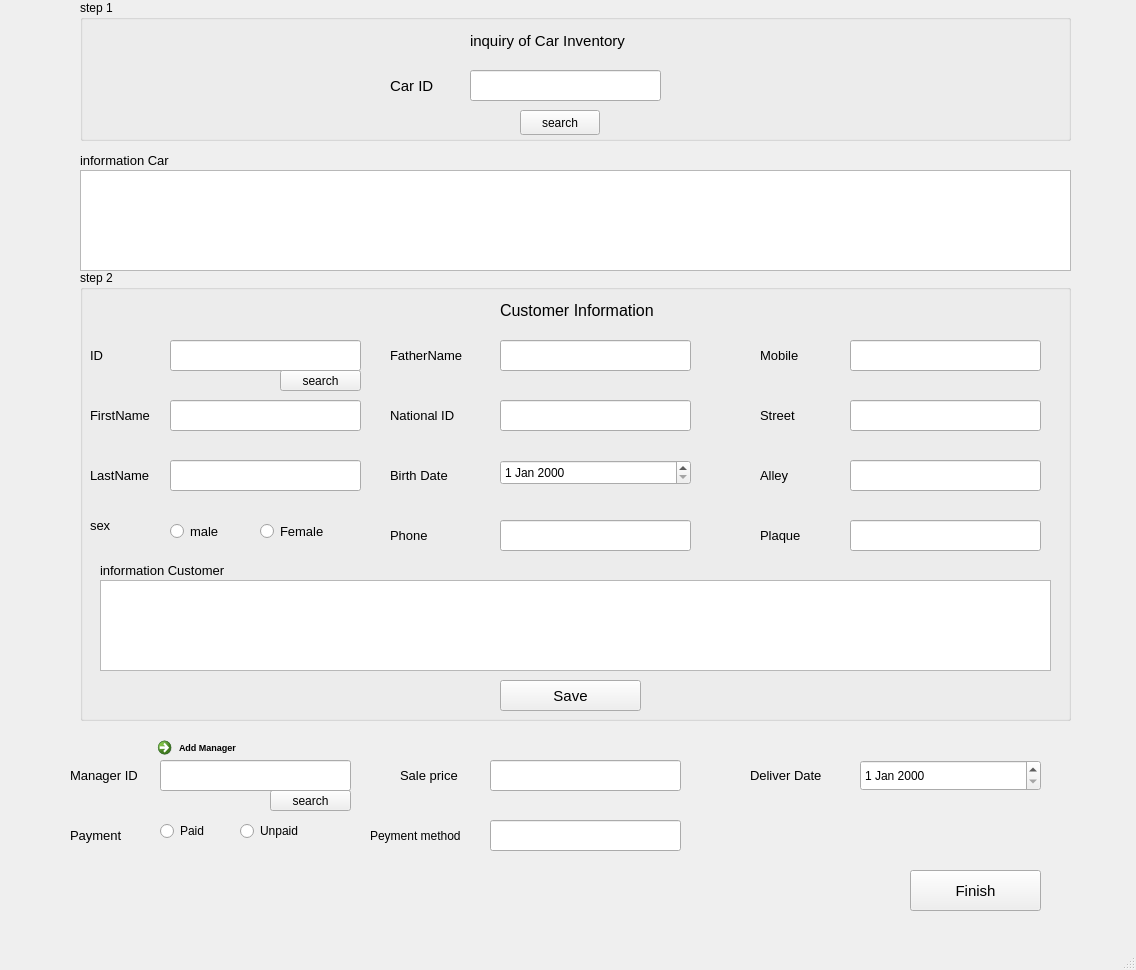
<?xml version="1.0" encoding="UTF-8"?>
<ui version="4.0">
 <class>Sale</class>
 <widget class="QMainWindow" name="Sale">
  <property name="geometry">
   <rect>
    <x>0</x>
    <y>0</y>
    <width>1136</width>
    <height>970</height>
   </rect>
  </property>
  <property name="windowTitle">
   <string>MainWindow</string>
  </property>
  <widget class="QWidget" name="centralwidget">
   <widget class="QPushButton" name="searchIDmgr">
    <property name="geometry">
     <rect>
      <x>270</x>
      <y>790</y>
      <width>81</width>
      <height>21</height>
     </rect>
    </property>
    <property name="text">
     <string>search</string>
    </property>
   </widget>
   <widget class="QLabel" name="label_4">
    <property name="geometry">
     <rect>
      <x>80</x>
      <y>150</y>
      <width>201</width>
      <height>21</height>
     </rect>
    </property>
    <property name="font">
     <font>
      <pointsize>10</pointsize>
     </font>
    </property>
    <property name="text">
     <string>information Car</string>
    </property>
   </widget>
   <widget class="QLabel" name="label_20">
    <property name="geometry">
     <rect>
      <x>400</x>
      <y>760</y>
      <width>101</width>
      <height>31</height>
     </rect>
    </property>
    <property name="font">
     <font>
      <pointsize>10</pointsize>
     </font>
    </property>
    <property name="text">
     <string>Sale price</string>
    </property>
   </widget>
   <widget class="QLineEdit" name="lineEdit_paymethod">
    <property name="geometry">
     <rect>
      <x>490</x>
      <y>820</y>
      <width>191</width>
      <height>31</height>
     </rect>
    </property>
    <property name="echoMode">
     <enum>QLineEdit::Normal</enum>
    </property>
   </widget>
   <widget class="QLabel" name="label_46">
    <property name="geometry">
     <rect>
      <x>750</x>
      <y>760</y>
      <width>101</width>
      <height>31</height>
     </rect>
    </property>
    <property name="font">
     <font>
      <pointsize>10</pointsize>
     </font>
    </property>
    <property name="text">
     <string>Deliver Date</string>
    </property>
   </widget>
   <widget class="QLineEdit" name="lineEdit_mgrID">
    <property name="geometry">
     <rect>
      <x>160</x>
      <y>760</y>
      <width>191</width>
      <height>31</height>
     </rect>
    </property>
    <property name="echoMode">
     <enum>QLineEdit::Normal</enum>
    </property>
   </widget>
   <widget class="QLabel" name="label_45">
    <property name="geometry">
     <rect>
      <x>370</x>
      <y>820</y>
      <width>141</width>
      <height>31</height>
     </rect>
    </property>
    <property name="font">
     <font>
      <pointsize>9</pointsize>
     </font>
    </property>
    <property name="text">
     <string>Peyment method</string>
    </property>
   </widget>
   <widget class="QLineEdit" name="lineEdit_salePrice">
    <property name="geometry">
     <rect>
      <x>490</x>
      <y>760</y>
      <width>191</width>
      <height>31</height>
     </rect>
    </property>
    <property name="echoMode">
     <enum>QLineEdit::Normal</enum>
    </property>
   </widget>
   <widget class="QDateEdit" name="dateEdit_deliver">
    <property name="geometry">
     <rect>
      <x>860</x>
      <y>760</y>
      <width>181</width>
      <height>31</height>
     </rect>
    </property>
   </widget>
   <widget class="QLabel" name="label_19">
    <property name="geometry">
     <rect>
      <x>70</x>
      <y>760</y>
      <width>101</width>
      <height>31</height>
     </rect>
    </property>
    <property name="font">
     <font>
      <pointsize>10</pointsize>
     </font>
    </property>
    <property name="text">
     <string>Manager ID</string>
    </property>
   </widget>
   <widget class="QGroupBox" name="groupbox_car">
    <property name="geometry">
     <rect>
      <x>80</x>
      <y>0</y>
      <width>991</width>
      <height>141</height>
     </rect>
    </property>
    <property name="font">
     <font>
      <pointsize>9</pointsize>
     </font>
    </property>
    <property name="title">
     <string>step 1</string>
    </property>
    <widget class="QLabel" name="label">
     <property name="geometry">
      <rect>
       <x>90</x>
       <y>70</y>
       <width>161</width>
       <height>41</height>
      </rect>
     </property>
     <property name="text">
      <string/>
     </property>
    </widget>
    <widget class="QLabel" name="label_2">
     <property name="geometry">
      <rect>
       <x>390</x>
       <y>20</y>
       <width>201</width>
       <height>41</height>
      </rect>
     </property>
     <property name="font">
      <font>
       <pointsize>11</pointsize>
      </font>
     </property>
     <property name="text">
      <string>inquiry of Car Inventory </string>
     </property>
    </widget>
    <widget class="QLabel" name="label_3">
     <property name="geometry">
      <rect>
       <x>310</x>
       <y>50</y>
       <width>71</width>
       <height>71</height>
      </rect>
     </property>
     <property name="font">
      <font>
       <pointsize>11</pointsize>
      </font>
     </property>
     <property name="text">
      <string>Car ID</string>
     </property>
    </widget>
    <widget class="QLineEdit" name="lineEdit_carID">
     <property name="geometry">
      <rect>
       <x>390</x>
       <y>70</y>
       <width>191</width>
       <height>31</height>
      </rect>
     </property>
     <property name="echoMode">
      <enum>QLineEdit::Normal</enum>
     </property>
    </widget>
    <widget class="QPushButton" name="pushButton_inquiryCar">
     <property name="geometry">
      <rect>
       <x>440</x>
       <y>110</y>
       <width>80</width>
       <height>25</height>
      </rect>
     </property>
     <property name="text">
      <string>search</string>
     </property>
    </widget>
    <widget class="QLabel" name="label_23">
     <property name="geometry">
      <rect>
       <x>380</x>
       <y>140</y>
       <width>201</width>
       <height>41</height>
      </rect>
     </property>
     <property name="font">
      <font>
       <pointsize>11</pointsize>
      </font>
     </property>
     <property name="text">
      <string>inquiry of Car Inventory </string>
     </property>
    </widget>
   </widget>
   <widget class="QGroupBox" name="groupBox">
    <property name="geometry">
     <rect>
      <x>80</x>
      <y>270</y>
      <width>991</width>
      <height>451</height>
     </rect>
    </property>
    <property name="font">
     <font>
      <pointsize>9</pointsize>
     </font>
    </property>
    <property name="title">
     <string>step 2</string>
    </property>
    <widget class="QLabel" name="label_5">
     <property name="geometry">
      <rect>
       <x>420</x>
       <y>30</y>
       <width>241</width>
       <height>21</height>
      </rect>
     </property>
     <property name="font">
      <font>
       <pointsize>12</pointsize>
      </font>
     </property>
     <property name="text">
      <string>Customer Information</string>
     </property>
    </widget>
    <widget class="QLabel" name="label_6">
     <property name="geometry">
      <rect>
       <x>10</x>
       <y>70</y>
       <width>31</width>
       <height>31</height>
      </rect>
     </property>
     <property name="font">
      <font>
       <pointsize>10</pointsize>
      </font>
     </property>
     <property name="text">
      <string>ID</string>
     </property>
    </widget>
    <widget class="QLineEdit" name="lineEdit_cuID">
     <property name="geometry">
      <rect>
       <x>90</x>
       <y>70</y>
       <width>191</width>
       <height>31</height>
      </rect>
     </property>
     <property name="echoMode">
      <enum>QLineEdit::Normal</enum>
     </property>
    </widget>
    <widget class="QLineEdit" name="lineEdit_cuLname">
     <property name="geometry">
      <rect>
       <x>90</x>
       <y>190</y>
       <width>191</width>
       <height>31</height>
      </rect>
     </property>
     <property name="echoMode">
      <enum>QLineEdit::Normal</enum>
     </property>
    </widget>
    <widget class="QLineEdit" name="lineEdit_cuFname">
     <property name="geometry">
      <rect>
       <x>90</x>
       <y>130</y>
       <width>191</width>
       <height>31</height>
      </rect>
     </property>
     <property name="echoMode">
      <enum>QLineEdit::Normal</enum>
     </property>
    </widget>
    <widget class="QLineEdit" name="lineEdit_cumobile">
     <property name="geometry">
      <rect>
       <x>770</x>
       <y>70</y>
       <width>191</width>
       <height>31</height>
      </rect>
     </property>
     <property name="echoMode">
      <enum>QLineEdit::Normal</enum>
     </property>
    </widget>
    <widget class="QLineEdit" name="lineEdit_cufathername">
     <property name="geometry">
      <rect>
       <x>420</x>
       <y>70</y>
       <width>191</width>
       <height>31</height>
      </rect>
     </property>
     <property name="echoMode">
      <enum>QLineEdit::Normal</enum>
     </property>
    </widget>
    <widget class="QLineEdit" name="lineEdit_cunationalID">
     <property name="geometry">
      <rect>
       <x>420</x>
       <y>130</y>
       <width>191</width>
       <height>31</height>
      </rect>
     </property>
     <property name="echoMode">
      <enum>QLineEdit::Normal</enum>
     </property>
    </widget>
    <widget class="QLineEdit" name="lineEdit_cuphone">
     <property name="geometry">
      <rect>
       <x>420</x>
       <y>250</y>
       <width>191</width>
       <height>31</height>
      </rect>
     </property>
     <property name="echoMode">
      <enum>QLineEdit::Normal</enum>
     </property>
    </widget>
    <widget class="QLineEdit" name="lineEdit_custreet">
     <property name="geometry">
      <rect>
       <x>770</x>
       <y>130</y>
       <width>191</width>
       <height>31</height>
      </rect>
     </property>
     <property name="echoMode">
      <enum>QLineEdit::Normal</enum>
     </property>
    </widget>
    <widget class="QLineEdit" name="lineEdit_cualley">
     <property name="geometry">
      <rect>
       <x>770</x>
       <y>190</y>
       <width>191</width>
       <height>31</height>
      </rect>
     </property>
     <property name="echoMode">
      <enum>QLineEdit::Normal</enum>
     </property>
    </widget>
    <widget class="QLineEdit" name="lineEdit_cuplaque">
     <property name="geometry">
      <rect>
       <x>770</x>
       <y>250</y>
       <width>191</width>
       <height>31</height>
      </rect>
     </property>
     <property name="echoMode">
      <enum>QLineEdit::Normal</enum>
     </property>
    </widget>
    <widget class="QLabel" name="label_7">
     <property name="geometry">
      <rect>
       <x>10</x>
       <y>130</y>
       <width>101</width>
       <height>31</height>
      </rect>
     </property>
     <property name="font">
      <font>
       <pointsize>10</pointsize>
      </font>
     </property>
     <property name="text">
      <string>FirstName</string>
     </property>
    </widget>
    <widget class="QLabel" name="label_8">
     <property name="geometry">
      <rect>
       <x>10</x>
       <y>190</y>
       <width>101</width>
       <height>31</height>
      </rect>
     </property>
     <property name="font">
      <font>
       <pointsize>10</pointsize>
      </font>
     </property>
     <property name="text">
      <string>LastName</string>
     </property>
    </widget>
    <widget class="QLabel" name="label_9">
     <property name="geometry">
      <rect>
       <x>10</x>
       <y>240</y>
       <width>51</width>
       <height>31</height>
      </rect>
     </property>
     <property name="font">
      <font>
       <pointsize>10</pointsize>
      </font>
     </property>
     <property name="text">
      <string>sex</string>
     </property>
    </widget>
    <widget class="QLabel" name="label_10">
     <property name="geometry">
      <rect>
       <x>310</x>
       <y>70</y>
       <width>101</width>
       <height>31</height>
      </rect>
     </property>
     <property name="font">
      <font>
       <pointsize>10</pointsize>
      </font>
     </property>
     <property name="text">
      <string>FatherName</string>
     </property>
    </widget>
    <widget class="QLabel" name="label_11">
     <property name="geometry">
      <rect>
       <x>310</x>
       <y>190</y>
       <width>101</width>
       <height>31</height>
      </rect>
     </property>
     <property name="font">
      <font>
       <pointsize>10</pointsize>
      </font>
     </property>
     <property name="text">
      <string>Birth Date</string>
     </property>
    </widget>
    <widget class="QLabel" name="label_12">
     <property name="geometry">
      <rect>
       <x>310</x>
       <y>250</y>
       <width>101</width>
       <height>31</height>
      </rect>
     </property>
     <property name="font">
      <font>
       <pointsize>10</pointsize>
      </font>
     </property>
     <property name="text">
      <string>Phone</string>
     </property>
    </widget>
    <widget class="QLabel" name="label_13">
     <property name="geometry">
      <rect>
       <x>680</x>
       <y>70</y>
       <width>101</width>
       <height>31</height>
      </rect>
     </property>
     <property name="font">
      <font>
       <pointsize>10</pointsize>
      </font>
     </property>
     <property name="text">
      <string>Mobile</string>
     </property>
    </widget>
    <widget class="QLabel" name="label_14">
     <property name="geometry">
      <rect>
       <x>680</x>
       <y>130</y>
       <width>101</width>
       <height>31</height>
      </rect>
     </property>
     <property name="font">
      <font>
       <pointsize>10</pointsize>
      </font>
     </property>
     <property name="text">
      <string>Street</string>
     </property>
    </widget>
    <widget class="QLabel" name="label_15">
     <property name="geometry">
      <rect>
       <x>680</x>
       <y>190</y>
       <width>101</width>
       <height>31</height>
      </rect>
     </property>
     <property name="font">
      <font>
       <pointsize>10</pointsize>
      </font>
     </property>
     <property name="text">
      <string>Alley</string>
     </property>
    </widget>
    <widget class="QLabel" name="label_16">
     <property name="geometry">
      <rect>
       <x>310</x>
       <y>130</y>
       <width>101</width>
       <height>31</height>
      </rect>
     </property>
     <property name="font">
      <font>
       <pointsize>10</pointsize>
      </font>
     </property>
     <property name="text">
      <string>National ID</string>
     </property>
    </widget>
    <widget class="QLabel" name="label_17">
     <property name="geometry">
      <rect>
       <x>680</x>
       <y>250</y>
       <width>101</width>
       <height>31</height>
      </rect>
     </property>
     <property name="font">
      <font>
       <pointsize>10</pointsize>
      </font>
     </property>
     <property name="text">
      <string>Plaque</string>
     </property>
    </widget>
    <widget class="QPushButton" name="searchID">
     <property name="geometry">
      <rect>
       <x>200</x>
       <y>100</y>
       <width>81</width>
       <height>21</height>
      </rect>
     </property>
     <property name="text">
      <string>search</string>
     </property>
    </widget>
    <widget class="QTableView" name="tableView_Customer">
     <property name="geometry">
      <rect>
       <x>20</x>
       <y>310</y>
       <width>951</width>
       <height>91</height>
      </rect>
     </property>
    </widget>
    <widget class="QLabel" name="label_18">
     <property name="geometry">
      <rect>
       <x>20</x>
       <y>290</y>
       <width>201</width>
       <height>21</height>
      </rect>
     </property>
     <property name="font">
      <font>
       <pointsize>10</pointsize>
      </font>
     </property>
     <property name="text">
      <string>information Customer</string>
     </property>
    </widget>
    <widget class="QDateEdit" name="dateEdit">
     <property name="geometry">
      <rect>
       <x>420</x>
       <y>190</y>
       <width>191</width>
       <height>25</height>
      </rect>
     </property>
    </widget>
    <widget class="QRadioButton" name="radioButton_m">
     <property name="geometry">
      <rect>
       <x>90</x>
       <y>250</y>
       <width>97</width>
       <height>22</height>
      </rect>
     </property>
     <property name="font">
      <font>
       <pointsize>10</pointsize>
      </font>
     </property>
     <property name="text">
      <string>male</string>
     </property>
    </widget>
    <widget class="QRadioButton" name="radioButton_f">
     <property name="geometry">
      <rect>
       <x>180</x>
       <y>250</y>
       <width>97</width>
       <height>22</height>
      </rect>
     </property>
     <property name="font">
      <font>
       <pointsize>10</pointsize>
      </font>
     </property>
     <property name="text">
      <string>Female</string>
     </property>
    </widget>
    <widget class="QPushButton" name="btn_save">
     <property name="geometry">
      <rect>
       <x>420</x>
       <y>410</y>
       <width>141</width>
       <height>31</height>
      </rect>
     </property>
     <property name="font">
      <font>
       <pointsize>11</pointsize>
      </font>
     </property>
     <property name="text">
      <string>Save</string>
     </property>
    </widget>
   </widget>
   <widget class="QPushButton" name="finish">
    <property name="geometry">
     <rect>
      <x>910</x>
      <y>870</y>
      <width>131</width>
      <height>41</height>
     </rect>
    </property>
    <property name="font">
     <font>
      <pointsize>11</pointsize>
     </font>
    </property>
    <property name="text">
     <string>Finish</string>
    </property>
   </widget>
   <widget class="QLabel" name="label_22">
    <property name="geometry">
     <rect>
      <x>70</x>
      <y>820</y>
      <width>101</width>
      <height>31</height>
     </rect>
    </property>
    <property name="font">
     <font>
      <pointsize>10</pointsize>
     </font>
    </property>
    <property name="text">
     <string>Payment</string>
    </property>
   </widget>
   <widget class="QTableView" name="tableView">
    <property name="geometry">
     <rect>
      <x>80</x>
      <y>170</y>
      <width>991</width>
      <height>101</height>
     </rect>
    </property>
   </widget>
   <widget class="QRadioButton" name="radioButton_paid">
    <property name="geometry">
     <rect>
      <x>160</x>
      <y>820</y>
      <width>97</width>
      <height>22</height>
     </rect>
    </property>
    <property name="font">
     <font>
      <pointsize>9</pointsize>
     </font>
    </property>
    <property name="text">
     <string>Paid</string>
    </property>
   </widget>
   <widget class="QRadioButton" name="radioButton_un">
    <property name="geometry">
     <rect>
      <x>240</x>
      <y>820</y>
      <width>97</width>
      <height>22</height>
     </rect>
    </property>
    <property name="font">
     <font>
      <pointsize>9</pointsize>
     </font>
    </property>
    <property name="text">
     <string>Unpaid</string>
    </property>
   </widget>
   <widget class="QCommandLinkButton" name="commandLinkButton_addMgr">
    <property name="geometry">
     <rect>
      <x>150</x>
      <y>730</y>
      <width>191</width>
      <height>41</height>
     </rect>
    </property>
    <property name="font">
     <font>
      <pointsize>7</pointsize>
     </font>
    </property>
    <property name="text">
     <string>Add Manager</string>
    </property>
   </widget>
  </widget>
  <widget class="QMenuBar" name="menubar">
   <property name="geometry">
    <rect>
     <x>0</x>
     <y>0</y>
     <width>1136</width>
     <height>25</height>
    </rect>
   </property>
  </widget>
  <widget class="QStatusBar" name="statusbar"/>
 </widget>
 <resources/>
 <connections/>
</ui>
